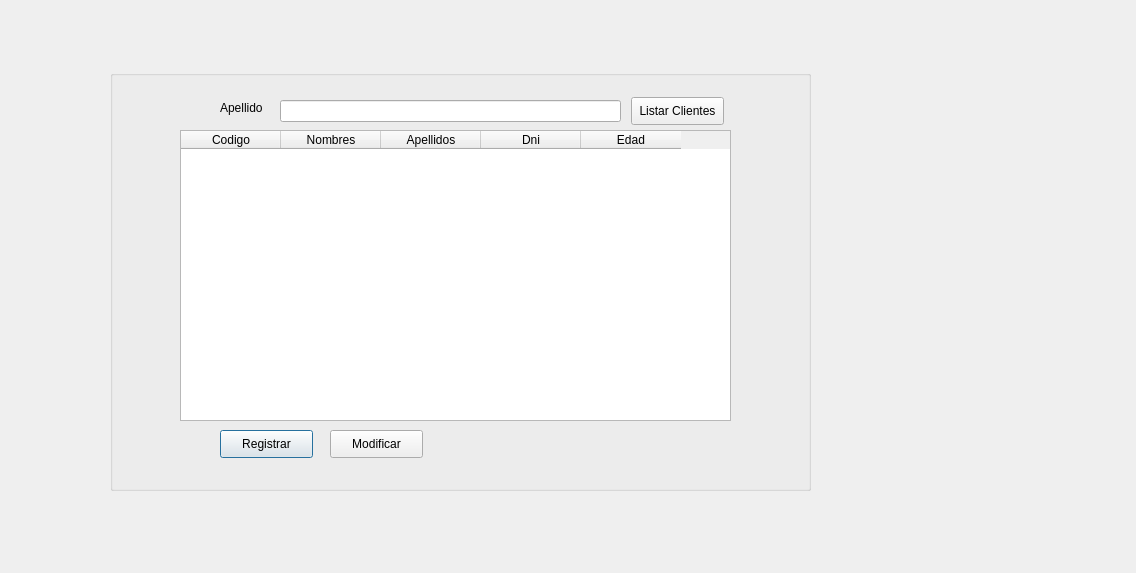
<?xml version="1.0" encoding="UTF-8"?>
<ui version="4.0">
 <class>listarCliente</class>
 <widget class="QDialog" name="listarCliente">
  <property name="geometry">
   <rect>
    <x>0</x>
    <y>0</y>
    <width>1136</width>
    <height>573</height>
   </rect>
  </property>
  <property name="windowTitle">
   <string>Dialog</string>
  </property>
  <widget class="QGroupBox" name="groupBox">
   <property name="geometry">
    <rect>
     <x>110</x>
     <y>70</y>
     <width>701</width>
     <height>421</height>
    </rect>
   </property>
   <property name="title">
    <string/>
   </property>
   <widget class="QPushButton" name="cmdRegistrar">
    <property name="geometry">
     <rect>
      <x>110</x>
      <y>360</y>
      <width>93</width>
      <height>28</height>
     </rect>
    </property>
    <property name="text">
     <string>Registrar</string>
    </property>
   </widget>
   <widget class="QPushButton" name="cmdListarClientes">
    <property name="geometry">
     <rect>
      <x>521</x>
      <y>27</y>
      <width>93</width>
      <height>28</height>
     </rect>
    </property>
    <property name="text">
     <string>Listar Clientes</string>
    </property>
   </widget>
   <widget class="QPushButton" name="cmdModificar">
    <property name="geometry">
     <rect>
      <x>220</x>
      <y>360</y>
      <width>93</width>
      <height>28</height>
     </rect>
    </property>
    <property name="text">
     <string>Modificar</string>
    </property>
   </widget>
   <widget class="QLineEdit" name="txtApellido">
    <property name="geometry">
     <rect>
      <x>170</x>
      <y>30</y>
      <width>341</width>
      <height>22</height>
     </rect>
    </property>
   </widget>
   <widget class="QLabel" name="label">
    <property name="geometry">
     <rect>
      <x>110</x>
      <y>30</y>
      <width>55</width>
      <height>16</height>
     </rect>
    </property>
    <property name="text">
     <string>Apellido</string>
    </property>
   </widget>
   <widget class="QTableWidget" name="twCliente">
    <property name="geometry">
     <rect>
      <x>70</x>
      <y>60</y>
      <width>551</width>
      <height>291</height>
     </rect>
    </property>
    <column>
     <property name="text">
      <string>Codigo</string>
     </property>
    </column>
    <column>
     <property name="text">
      <string>Nombres</string>
     </property>
    </column>
    <column>
     <property name="text">
      <string>Apellidos</string>
     </property>
    </column>
    <column>
     <property name="text">
      <string>Dni</string>
     </property>
    </column>
    <column>
     <property name="text">
      <string>Edad</string>
     </property>
    </column>
   </widget>
  </widget>
 </widget>
 <resources/>
 <connections/>
</ui>
